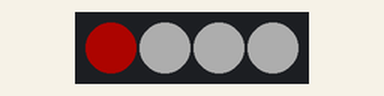
A sketch run on a simulated ATtiny85, built with avr-gcc and run on an emulated ATtiny85. On the bench: 4 RGB LEDs in strip order, left to right. Dim RGB values are drawn brighter than linear.

Above: at 0.92 s.
At 1.76 s:
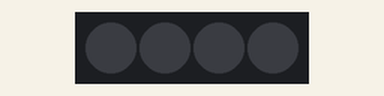
At 4.72 s:
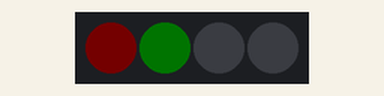
At 5.93 s:
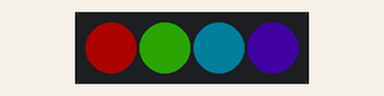
At 9.9 s:
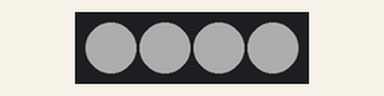
At 12.97 s:
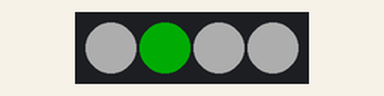
Timing chart, 0 to 13.4 s (numbered marks = the images above):
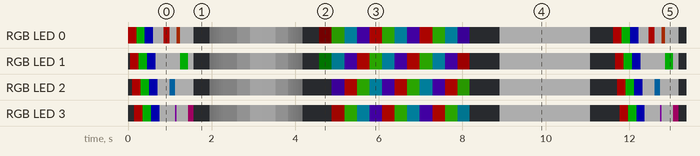

Measured:
- by itself, RGB LED 0: off → RGB(50, 0, 0) at 0.00 s, → RGB(0, 50, 0) 0.20 s later, → RGB(0, 0, 50) 0.20 s later, → RGB(50, 50, 50) 0.20 s later, … (151 changes in this stretch)
- by itself, RGB LED 1: off → RGB(50, 0, 0) at 0.05 s, → RGB(0, 50, 0) 0.20 s later, → RGB(0, 0, 50) 0.20 s later, → RGB(50, 50, 50) 0.20 s later, … (147 changes in this stretch)
- by itself, everything shown: repeats every 11.6 s, in 56 steps

The sketch:

V2-RGBWstrandtest.ino
```cpp
#include "Adafruit_NeoPixel.h"
#ifdef __AVR__
  #include <avr/power.h>
#endif

#define PIN 21

#define NUM_LEDS 4

#define BRIGHTNESS 50

Adafruit_NeoPixel strip = Adafruit_NeoPixel(NUM_LEDS, PIN, NEO_GRBW + NEO_KHZ800);

byte neopix_gamma[] = {
    0,  0,  0,  0,  0,  0,  0,  0,  0,  0,  0,  0,  0,  0,  0,  0,
    0,  0,  0,  0,  0,  0,  0,  0,  0,  0,  0,  0,  1,  1,  1,  1,
    1,  1,  1,  1,  1,  1,  1,  1,  1,  2,  2,  2,  2,  2,  2,  2,
    2,  3,  3,  3,  3,  3,  3,  3,  4,  4,  4,  4,  4,  5,  5,  5,
    5,  6,  6,  6,  6,  7,  7,  7,  7,  8,  8,  8,  9,  9,  9, 10,
   10, 10, 11, 11, 11, 12, 12, 13, 13, 13, 14, 14, 15, 15, 16, 16,
   17, 17, 18, 18, 19, 19, 20, 20, 21, 21, 22, 22, 23, 24, 24, 25,
   25, 26, 27, 27, 28, 29, 29, 30, 31, 32, 32, 33, 34, 35, 35, 36,
   37, 38, 39, 39, 40, 41, 42, 43, 44, 45, 46, 47, 48, 49, 50, 50,
   51, 52, 54, 55, 56, 57, 58, 59, 60, 61, 62, 63, 64, 66, 67, 68,
   69, 70, 72, 73, 74, 75, 77, 78, 79, 81, 82, 83, 85, 86, 87, 89,
   90, 92, 93, 95, 96, 98, 99,101,102,104,105,107,109,110,112,114,
  115,117,119,120,122,124,126,127,129,131,133,135,137,138,140,142,
  144,146,148,150,152,154,156,158,160,162,164,167,169,171,173,175,
  177,180,182,184,186,189,191,193,196,198,200,203,205,208,210,213,
  215,218,220,223,225,228,231,233,236,239,241,244,247,249,252,255 };


void setup() {
  // This is for Trinket 5V 16MHz, you can remove these three lines if you are not using a Trinket
  #if defined (__AVR_ATtiny85__)
    if (F_CPU == 16000000) clock_prescale_set(clock_div_1);
  #endif
  // End of trinket special code
  strip.setBrightness(BRIGHTNESS);
  strip.begin();
  strip.show(); // Initialize all pixels to 'off'
}

void loop() {
  // Some example procedures showing how to display to the pixels:
  colorWipe(strip.Color(255, 0, 0), 50); // Red
  colorWipe(strip.Color(0, 255, 0), 50); // Green
  colorWipe(strip.Color(0, 0, 255), 50); // Blue
  colorWipe(strip.Color(0, 0, 0, 255), 50); // White

  whiteOverRainbow(20,75,5);

  pulseWhite(5);

  // fullWhite();
  // delay(2000);

  rainbowFade2White(3,3,1);


}

// Fill the dots one after the other with a color
void colorWipe(uint32_t c, uint8_t wait) {
  for(uint16_t i=0; i<strip.numPixels(); i++) {
    strip.setPixelColor(i, c);
    strip.show();
    delay(wait);
  }
}

void pulseWhite(uint8_t wait) {
  for(int j = 0; j < 256 ; j++){
      for(uint16_t i=0; i<strip.numPixels(); i++) {
          strip.setPixelColor(i, strip.Color(0,0,0, neopix_gamma[j] ) );
        }
        delay(wait);
        strip.show();
      }

  for(int j = 255; j >= 0 ; j--){
      for(uint16_t i=0; i<strip.numPixels(); i++) {
          strip.setPixelColor(i, strip.Color(0,0,0, neopix_gamma[j] ) );
        }
        delay(wait);
        strip.show();
      }
}


void rainbowFade2White(uint8_t wait, int rainbowLoops, int whiteLoops) {
  float fadeMax = 100.0;
  int fadeVal = 0;
  uint32_t wheelVal;
  int redVal, greenVal, blueVal;

  for(int k = 0 ; k < rainbowLoops ; k ++){

    for(int j=0; j<256; j++) { // 5 cycles of all colors on wheel

      for(int i=0; i< strip.numPixels(); i++) {

        wheelVal = Wheel(((i * 256 / strip.numPixels()) + j) & 255);

        redVal = red(wheelVal) * float(fadeVal/fadeMax);
        greenVal = green(wheelVal) * float(fadeVal/fadeMax);
        blueVal = blue(wheelVal) * float(fadeVal/fadeMax);

        strip.setPixelColor( i, strip.Color( redVal, greenVal, blueVal ) );

      }

      //First loop, fade in!
      if(k == 0 && fadeVal < fadeMax-1) {
          fadeVal++;
      }

      //Last loop, fade out!
      else if(k == rainbowLoops - 1 && j > 255 - fadeMax ){
          fadeVal--;
      }

        strip.show();
        delay(wait);
    }

  }


  delay(500);


  for(int k = 0 ; k < whiteLoops ; k ++){

    for(int j = 0; j < 256 ; j++){

        for(uint16_t i=0; i < strip.numPixels(); i++) {
            strip.setPixelColor(i, strip.Color(0,0,0, neopix_gamma[j] ) );
          }
          strip.show();
        }

        delay(2000);
    for(int j = 255; j >= 0 ; j--){

        for(uint16_t i=0; i < strip.numPixels(); i++) {
            strip.setPixelColor(i, strip.Color(0,0,0, neopix_gamma[j] ) );
          }
          strip.show();
        }
  }

  delay(500);


}

void whiteOverRainbow(uint8_t wait, uint8_t whiteSpeed, uint8_t whiteLength ) {

  if(whiteLength >= strip.numPixels()) whiteLength = strip.numPixels() - 1;

  int head = whiteLength - 1;
  int tail = 0;

  int loops = 3;
  int loopNum = 0;

  static unsigned long lastTime = 0;


  while(true){
    for(int j=0; j<256; j++) {
      for(uint16_t i=0; i<strip.numPixels(); i++) {
        if((i >= tail && i <= head) || (tail > head && i >= tail) || (tail > head && i <= head) ){
          strip.setPixelColor(i, strip.Color(0,0,0, 255 ) );
        }
        else{
          strip.setPixelColor(i, Wheel(((i * 256 / strip.numPixels()) + j) & 255));
        }

      }

      if(millis() - lastTime > whiteSpeed) {
        head++;
        tail++;
        if(head == strip.numPixels()){
          loopNum++;
        }
        lastTime = millis();
      }

      if(loopNum == loops) return;

      head%=strip.numPixels();
      tail%=strip.numPixels();
        strip.show();
        delay(wait);
    }
  }

}
void fullWhite() {

    for(uint16_t i=0; i<strip.numPixels(); i++) {
        strip.setPixelColor(i, strip.Color(0,0,0, 255 ) );
    }
      strip.show();
}


// Slightly different, this makes the rainbow equally distributed throughout
void rainbowCycle(uint8_t wait) {
  uint16_t i, j;

  for(j=0; j<256 * 5; j++) { // 5 cycles of all colors on wheel
    for(i=0; i< strip.numPixels(); i++) {
      strip.setPixelColor(i, Wheel(((i * 256 / strip.numPixels()) + j) & 255));
    }
    strip.show();
    delay(wait);
  }
}

void rainbow(uint8_t wait) {
  uint16_t i, j;

  for(j=0; j<256; j++) {
    for(i=0; i<strip.numPixels(); i++) {
      strip.setPixelColor(i, Wheel((i+j) & 255));
    }
    strip.show();
    delay(wait);
  }
}

// Input a value 0 to 255 to get a color value.
// The colours are a transition r - g - b - back to r.
uint32_t Wheel(byte WheelPos) {
  WheelPos = 255 - WheelPos;
  if(WheelPos < 85) {
    return strip.Color(255 - WheelPos * 3, 0, WheelPos * 3,0);
  }
  if(WheelPos < 170) {
    WheelPos -= 85;
    return strip.Color(0, WheelPos * 3, 255 - WheelPos * 3,0);
  }
  WheelPos -= 170;
  return strip.Color(WheelPos * 3, 255 - WheelPos * 3, 0,0);
}

uint8_t red(uint32_t c) {
  return (c >> 16);
}
uint8_t green(uint32_t c) {
  return (c >> 8);
}
uint8_t blue(uint32_t c) {
  return (c);
}
```
